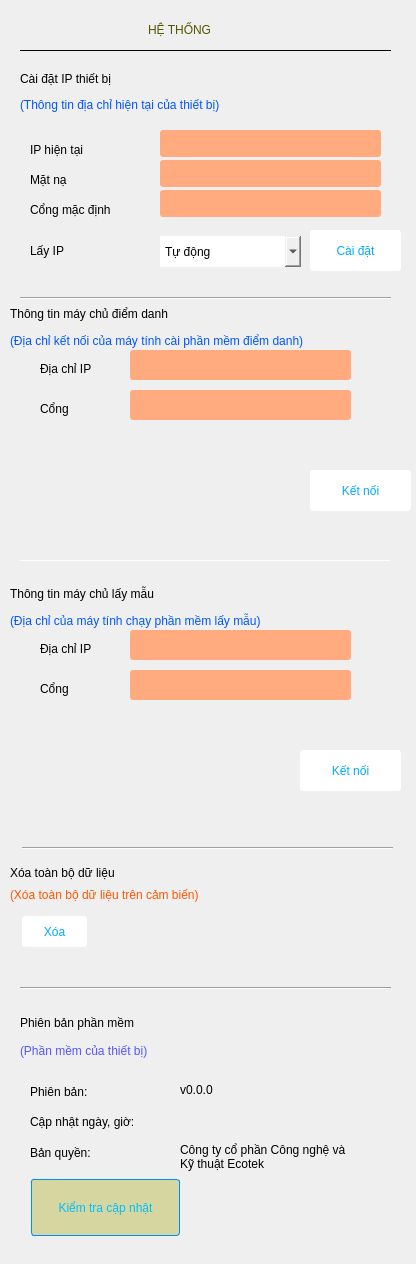
<?xml version="1.0" encoding="UTF-8"?>
<ui version="4.0">
 <class>widget_containSettingContent</class>
 <widget class="QWidget" name="widget_containSettingContent">
  <property name="geometry">
   <rect>
    <x>0</x>
    <y>0</y>
    <width>416</width>
    <height>1264</height>
   </rect>
  </property>
  <property name="windowTitle">
   <string>Form</string>
  </property>
  <widget class="QFrame" name="frame_serverInfomation">
   <property name="geometry">
    <rect>
     <x>0</x>
     <y>300</y>
     <width>421</width>
     <height>261</height>
    </rect>
   </property>
   <property name="styleSheet">
    <string notr="true">border: 0px</string>
   </property>
   <property name="frameShape">
    <enum>QFrame::StyledPanel</enum>
   </property>
   <property name="frameShadow">
    <enum>QFrame::Raised</enum>
   </property>
   <widget class="QLabel" name="label_ctThongTinCuavv">
    <property name="geometry">
     <rect>
      <x>10</x>
      <y>30</y>
      <width>391</width>
      <height>21</height>
     </rect>
    </property>
    <property name="styleSheet">
     <string notr="true">color: rgb(0, 85, 255);
font: 25 10pt &quot;Ubuntu&quot;;</string>
    </property>
    <property name="text">
     <string>(Địa chỉ kết nối của máy tính cài phần mềm điểm danh)</string>
    </property>
    <property name="wordWrap">
     <bool>true</bool>
    </property>
   </widget>
   <widget class="QLabel" name="label_diaChi">
    <property name="geometry">
     <rect>
      <x>40</x>
      <y>60</y>
      <width>81</width>
      <height>17</height>
     </rect>
    </property>
    <property name="styleSheet">
     <string notr="true">color: rgb(0, 0, 0);</string>
    </property>
    <property name="text">
     <string>Địa chỉ IP</string>
    </property>
   </widget>
   <widget class="QLineEdit" name="lineEdit_forInputIP">
    <property name="geometry">
     <rect>
      <x>130</x>
      <y>50</y>
      <width>221</width>
      <height>30</height>
     </rect>
    </property>
    <property name="styleSheet">
     <string notr="true">background-color: rgb(255, 170, 127);
color: rgb(255, 0, 0);
border-radius:3px</string>
    </property>
   </widget>
   <widget class="QLabel" name="label_cong">
    <property name="geometry">
     <rect>
      <x>40</x>
      <y>100</y>
      <width>81</width>
      <height>17</height>
     </rect>
    </property>
    <property name="styleSheet">
     <string notr="true">color: rgb(0, 0, 0);</string>
    </property>
    <property name="text">
     <string>Cổng</string>
    </property>
   </widget>
   <widget class="QLineEdit" name="lineEdit_forInputPort">
    <property name="geometry">
     <rect>
      <x>130</x>
      <y>90</y>
      <width>221</width>
      <height>30</height>
     </rect>
    </property>
    <property name="styleSheet">
     <string notr="true">background-color: rgb(255, 170, 127);
color: rgb(255, 0, 0);
border-radius:3px</string>
    </property>
   </widget>
   <widget class="QLabel" name="label_diaChi_2">
    <property name="geometry">
     <rect>
      <x>10</x>
      <y>6</y>
      <width>241</width>
      <height>16</height>
     </rect>
    </property>
    <property name="styleSheet">
     <string notr="true">font: 75 bold 12pt &quot;Ubuntu&quot;;
color: rgb(0, 0, 0);</string>
    </property>
    <property name="text">
     <string>Thông tin máy chủ điểm danh</string>
    </property>
   </widget>
   <widget class="QLabel" name="label_iconCheckServerIP">
    <property name="geometry">
     <rect>
      <x>368</x>
      <y>50</y>
      <width>23</width>
      <height>29</height>
     </rect>
    </property>
    <property name="text">
     <string/>
    </property>
    <property name="pixmap">
     <pixmap>../../../../../../../../icon/iconCheckFail.png</pixmap>
    </property>
   </widget>
   <widget class="QLabel" name="label_iconCheckServerPort">
    <property name="geometry">
     <rect>
      <x>368</x>
      <y>90</y>
      <width>25</width>
      <height>25</height>
     </rect>
    </property>
    <property name="text">
     <string/>
    </property>
    <property name="pixmap">
     <pixmap>../../../../../../../../icon/iconCheckFail.png</pixmap>
    </property>
   </widget>
   <widget class="QPushButton" name="pushButton_connectNewServer">
    <property name="geometry">
     <rect>
      <x>310</x>
      <y>170</y>
      <width>101</width>
      <height>41</height>
     </rect>
    </property>
    <property name="styleSheet">
     <string notr="true">background-color: rgb(255, 255, 255);
border-radius:3px;
color: rgb(0, 170, 255);</string>
    </property>
    <property name="text">
     <string>Kết nối</string>
    </property>
    <property name="icon">
     <iconset>
      <normaloff>../../../Downloads/iconConnect.png</normaloff>../../../Downloads/iconConnect.png</iconset>
    </property>
   </widget>
   <widget class="QLabel" name="label_showSocketConnectStatus">
    <property name="geometry">
     <rect>
      <x>70</x>
      <y>140</y>
      <width>221</width>
      <height>45</height>
     </rect>
    </property>
    <property name="styleSheet">
     <string notr="true">color: rgb(0, 0, 0);</string>
    </property>
    <property name="text">
     <string/>
    </property>
    <property name="alignment">
     <set>Qt::AlignLeading|Qt::AlignLeft|Qt::AlignVCenter</set>
    </property>
    <property name="wordWrap">
     <bool>true</bool>
    </property>
   </widget>
   <widget class="QLabel" name="label_iconSocketStatus">
    <property name="geometry">
     <rect>
      <x>10</x>
      <y>140</y>
      <width>39</width>
      <height>37</height>
     </rect>
    </property>
    <property name="text">
     <string/>
    </property>
   </widget>
   <widget class="QLabel" name="label_forShowIconFTPstatus">
    <property name="geometry">
     <rect>
      <x>10</x>
      <y>200</y>
      <width>39</width>
      <height>37</height>
     </rect>
    </property>
    <property name="styleSheet">
     <string notr="true">color: rgb(0, 0, 0);</string>
    </property>
    <property name="text">
     <string/>
    </property>
   </widget>
   <widget class="QLabel" name="label_showFTPconnectStatus">
    <property name="geometry">
     <rect>
      <x>70</x>
      <y>190</y>
      <width>221</width>
      <height>45</height>
     </rect>
    </property>
    <property name="styleSheet">
     <string notr="true">color: rgb(255, 255, 255);</string>
    </property>
    <property name="text">
     <string/>
    </property>
   </widget>
   <widget class="QLabel" name="label_showFTPconnectStatus">
    <property name="geometry">
     <rect>
      <x>60</x>
      <y>180</y>
      <width>231</width>
      <height>61</height>
     </rect>
    </property>
    <property name="styleSheet">
     <string notr="true">color: rgb(0, 0, 0);</string>
    </property>
    <property name="text">
     <string/>
    </property>
    <property name="alignment">
     <set>Qt::AlignLeading|Qt::AlignLeft|Qt::AlignVCenter</set>
    </property>
    <property name="wordWrap">
     <bool>true</bool>
    </property>
   </widget>
  </widget>
  <widget class="QFrame" name="frame_containMemoryInfomation">
   <property name="geometry">
    <rect>
     <x>0</x>
     <y>850</y>
     <width>421</width>
     <height>131</height>
    </rect>
   </property>
   <property name="styleSheet">
    <string notr="true">border: 0px</string>
   </property>
   <property name="frameShape">
    <enum>QFrame::StyledPanel</enum>
   </property>
   <property name="frameShadow">
    <enum>QFrame::Raised</enum>
   </property>
   <widget class="QLabel" name="label_thongTinBoNho">
    <property name="geometry">
     <rect>
      <x>10</x>
      <y>12</y>
      <width>391</width>
      <height>21</height>
     </rect>
    </property>
    <property name="mouseTracking">
     <bool>true</bool>
    </property>
    <property name="styleSheet">
     <string notr="true">font: 75 bold 12pt &quot;Ubuntu&quot;;
color: rgb(0, 0, 0);</string>
    </property>
    <property name="text">
     <string>Xóa toàn bộ dữ liệu</string>
    </property>
    <property name="wordWrap">
     <bool>true</bool>
    </property>
   </widget>
   <widget class="QLabel" name="label_ctBoNhoSuvv">
    <property name="geometry">
     <rect>
      <x>10</x>
      <y>34</y>
      <width>391</width>
      <height>21</height>
     </rect>
    </property>
    <property name="mouseTracking">
     <bool>true</bool>
    </property>
    <property name="styleSheet">
     <string notr="true">color: rgb(255, 85, 0);
font: 25 10pt &quot;Ubuntu&quot;;</string>
    </property>
    <property name="text">
     <string>(Xóa toàn bộ dữ liệu trên cảm biến)</string>
    </property>
    <property name="wordWrap">
     <bool>true</bool>
    </property>
   </widget>
   <widget class="QPushButton" name="pushButton_deleteAllData">
    <property name="geometry">
     <rect>
      <x>22</x>
      <y>66</y>
      <width>65</width>
      <height>31</height>
     </rect>
    </property>
    <property name="styleSheet">
     <string notr="true">background-color: rgb(255, 255, 255);
border-radius:3px;
color: rgb(0, 170, 255);</string>
    </property>
    <property name="text">
     <string>Xóa</string>
    </property>
   </widget>
  </widget>
  <widget class="QFrame" name="frame_containFirmwareInformation">
   <property name="geometry">
    <rect>
     <x>10</x>
     <y>1000</y>
     <width>421</width>
     <height>265</height>
    </rect>
   </property>
   <property name="styleSheet">
    <string notr="true">border: 0px</string>
   </property>
   <property name="frameShape">
    <enum>QFrame::StyledPanel</enum>
   </property>
   <property name="frameShadow">
    <enum>QFrame::Raised</enum>
   </property>
   <widget class="QLabel" name="label_phienBanPhanMem">
    <property name="geometry">
     <rect>
      <x>10</x>
      <y>12</y>
      <width>391</width>
      <height>21</height>
     </rect>
    </property>
    <property name="mouseTracking">
     <bool>true</bool>
    </property>
    <property name="styleSheet">
     <string notr="true">font: 75 bold 12pt &quot;Ubuntu&quot;;
color: rgb(0, 0, 0);</string>
    </property>
    <property name="text">
     <string>Phiên bản phần mềm</string>
    </property>
    <property name="wordWrap">
     <bool>true</bool>
    </property>
   </widget>
   <widget class="QLabel" name="label_ctPHanMemTrenvv">
    <property name="geometry">
     <rect>
      <x>10</x>
      <y>38</y>
      <width>391</width>
      <height>25</height>
     </rect>
    </property>
    <property name="mouseTracking">
     <bool>true</bool>
    </property>
    <property name="styleSheet">
     <string notr="true">color: rgb(85, 85, 255);</string>
    </property>
    <property name="text">
     <string>(Phần mềm của thiết bị)</string>
    </property>
    <property name="wordWrap">
     <bool>true</bool>
    </property>
   </widget>
   <widget class="QPushButton" name="pushButton_checkUpdate">
    <property name="geometry">
     <rect>
      <x>20</x>
      <y>178</y>
      <width>151</width>
      <height>59</height>
     </rect>
    </property>
    <property name="styleSheet">
     <string notr="true">margin: 1px; padding: 7px;
background-color: rgb(214, 214, 160);
color: rgba(0,190,255,255);
border-style: solid;
border-radius: 3px;
border-width: 1px;
border-color: rgba(0,140,255,255);
</string>
    </property>
    <property name="text">
     <string>Kiểm tra cập nhật</string>
    </property>
   </widget>
   <widget class="QWidget" name="layoutWidget">
    <property name="geometry">
     <rect>
      <x>20</x>
      <y>82</y>
      <width>134</width>
      <height>80</height>
     </rect>
    </property>
    <layout class="QVBoxLayout" name="verticalLayout">
     <property name="spacing">
      <number>12</number>
     </property>
     <item>
      <widget class="QLabel" name="label_phienBan">
       <property name="styleSheet">
        <string notr="true">color: rgb(0, 0, 0);</string>
       </property>
       <property name="text">
        <string>Phiên bản:</string>
       </property>
      </widget>
     </item>
     <item>
      <widget class="QLabel" name="label_ngayGioCapNhat">
       <property name="styleSheet">
        <string notr="true">color: rgb(0, 0, 0);</string>
       </property>
       <property name="text">
        <string>Cập nhật ngày, giờ:</string>
       </property>
      </widget>
     </item>
     <item>
      <widget class="QLabel" name="label_banQuyen">
       <property name="styleSheet">
        <string notr="true">color: rgb(0, 0, 0);</string>
       </property>
       <property name="text">
        <string>Bản quyền:</string>
       </property>
      </widget>
     </item>
    </layout>
   </widget>
   <widget class="QWidget" name="layoutWidget">
    <property name="geometry">
     <rect>
      <x>170</x>
      <y>80</y>
      <width>171</width>
      <height>91</height>
     </rect>
    </property>
    <layout class="QVBoxLayout" name="verticalLayout_2">
     <property name="spacing">
      <number>12</number>
     </property>
     <item>
      <widget class="QLabel" name="label_forShowFirmwareVersion">
       <property name="styleSheet">
        <string notr="true">color: rgb(0, 0, 0);</string>
       </property>
       <property name="text">
        <string>v0.0.0</string>
       </property>
      </widget>
     </item>
     <item>
      <widget class="QLabel" name="label_forShowUpdateTime">
       <property name="text">
        <string/>
       </property>
      </widget>
     </item>
     <item>
      <widget class="QLabel" name="label_forShowCopyright">
       <property name="styleSheet">
        <string notr="true">color: rgb(0, 0, 0);</string>
       </property>
       <property name="text">
        <string>Công ty cổ phần Công nghệ và Kỹ thuật Ecotek</string>
       </property>
       <property name="wordWrap">
        <bool>true</bool>
       </property>
      </widget>
     </item>
    </layout>
   </widget>
  </widget>
  <widget class="Line" name="line_3">
   <property name="geometry">
    <rect>
     <x>20</x>
     <y>50</y>
     <width>371</width>
     <height>1</height>
    </rect>
   </property>
   <property name="styleSheet">
    <string notr="true">background-color: rgb(0, 0, 0);</string>
   </property>
  </widget>
  <widget class="Line" name="line_4">
   <property name="geometry">
    <rect>
     <x>20</x>
     <y>290</y>
     <width>371</width>
     <height>16</height>
    </rect>
   </property>
   <property name="orientation">
    <enum>Qt::Horizontal</enum>
   </property>
  </widget>
  <widget class="Line" name="line_4">
   <property name="geometry">
    <rect>
     <x>20</x>
     <y>560</y>
     <width>371</width>
     <height>1</height>
    </rect>
   </property>
   <property name="orientation">
    <enum>Qt::Horizontal</enum>
   </property>
  </widget>
  <widget class="Line" name="line_7">
   <property name="geometry">
    <rect>
     <x>22</x>
     <y>840</y>
     <width>371</width>
     <height>16</height>
    </rect>
   </property>
   <property name="orientation">
    <enum>Qt::Horizontal</enum>
   </property>
  </widget>
  <widget class="QLabel" name="label">
   <property name="geometry">
    <rect>
     <x>148</x>
     <y>10</y>
     <width>189</width>
     <height>39</height>
    </rect>
   </property>
   <property name="mouseTracking">
    <bool>true</bool>
   </property>
   <property name="styleSheet">
    <string notr="true">font: 75 bold 18pt &quot;Ubuntu&quot;;
color: rgb(85, 85, 0);</string>
   </property>
   <property name="text">
    <string>HỆ THỐNG</string>
   </property>
  </widget>
  <widget class="Line" name="line_11">
   <property name="geometry">
    <rect>
     <x>20</x>
     <y>980</y>
     <width>371</width>
     <height>16</height>
    </rect>
   </property>
   <property name="orientation">
    <enum>Qt::Horizontal</enum>
   </property>
  </widget>
  <widget class="QLabel" name="label_diaChi_4">
   <property name="geometry">
    <rect>
     <x>30</x>
     <y>110</y>
     <width>81</width>
     <height>17</height>
    </rect>
   </property>
   <property name="text">
    <string/>
   </property>
  </widget>
  <widget class="QFrame" name="frame_autoShutdown_2">
   <property name="geometry">
    <rect>
     <x>0</x>
     <y>60</y>
     <width>421</width>
     <height>231</height>
    </rect>
   </property>
   <property name="styleSheet">
    <string notr="true">border: 0px</string>
   </property>
   <property name="frameShape">
    <enum>QFrame::StyledPanel</enum>
   </property>
   <property name="frameShadow">
    <enum>QFrame::Raised</enum>
   </property>
   <widget class="QLabel" name="label_gateway">
    <property name="geometry">
     <rect>
      <x>160</x>
      <y>130</y>
      <width>221</width>
      <height>27</height>
     </rect>
    </property>
    <property name="styleSheet">
     <string notr="true">background-color: rgb(255, 170, 127);
color: rgb(255, 0, 0);
border-radius:3px</string>
    </property>
    <property name="text">
     <string/>
    </property>
   </widget>
   <widget class="QLabel" name="label_diaChi_6">
    <property name="geometry">
     <rect>
      <x>30</x>
      <y>139</y>
      <width>121</width>
      <height>21</height>
     </rect>
    </property>
    <property name="styleSheet">
     <string notr="true">color: rgb(0, 0, 0);</string>
    </property>
    <property name="text">
     <string>Cổng mặc định</string>
    </property>
   </widget>
   <widget class="QLabel" name="label_diaChi_5">
    <property name="geometry">
     <rect>
      <x>30</x>
      <y>110</y>
      <width>111</width>
      <height>20</height>
     </rect>
    </property>
    <property name="styleSheet">
     <string notr="true">color: rgb(0, 0, 0);</string>
    </property>
    <property name="text">
     <string>Mặt nạ </string>
    </property>
   </widget>
   <widget class="QLabel" name="label_subnetMask">
    <property name="geometry">
     <rect>
      <x>160</x>
      <y>100</y>
      <width>221</width>
      <height>27</height>
     </rect>
    </property>
    <property name="styleSheet">
     <string notr="true">background-color: rgb(255, 170, 127);
color: rgb(255, 0, 0);
border-radius:3px</string>
    </property>
    <property name="text">
     <string/>
    </property>
   </widget>
   <widget class="QLabel" name="label_diaChi_3">
    <property name="geometry">
     <rect>
      <x>30</x>
      <y>80</y>
      <width>91</width>
      <height>20</height>
     </rect>
    </property>
    <property name="styleSheet">
     <string notr="true">color: rgb(0, 0, 0);</string>
    </property>
    <property name="text">
     <string>IP hiện tại</string>
    </property>
   </widget>
   <widget class="QLabel" name="label_currentIP">
    <property name="geometry">
     <rect>
      <x>160</x>
      <y>70</y>
      <width>221</width>
      <height>27</height>
     </rect>
    </property>
    <property name="styleSheet">
     <string notr="true">background-color: rgb(255, 170, 127);
color: rgb(255, 0, 0);
border-radius:3px</string>
    </property>
    <property name="text">
     <string/>
    </property>
   </widget>
   <widget class="QLabel" name="label_ctThongTinCuavv_2">
    <property name="geometry">
     <rect>
      <x>20</x>
      <y>34</y>
      <width>391</width>
      <height>21</height>
     </rect>
    </property>
    <property name="styleSheet">
     <string notr="true">color: rgb(0, 85, 255);
font: 25 10pt &quot;Ubuntu&quot;;</string>
    </property>
    <property name="text">
     <string>(Thông tin địa chỉ hiện tại của thiết bị)</string>
    </property>
    <property name="wordWrap">
     <bool>true</bool>
    </property>
   </widget>
   <widget class="QLabel" name="label_diaChi_7">
    <property name="geometry">
     <rect>
      <x>20</x>
      <y>10</y>
      <width>231</width>
      <height>17</height>
     </rect>
    </property>
    <property name="styleSheet">
     <string notr="true">font: 75 bold 12pt &quot;Ubuntu&quot;;</string>
    </property>
    <property name="text">
     <string>Cài đặt IP thiết bị</string>
    </property>
   </widget>
   <widget class="QComboBox" name="comboBox_choseIpMethod">
    <property name="geometry">
     <rect>
      <x>160</x>
      <y>176</y>
      <width>141</width>
      <height>31</height>
     </rect>
    </property>
    <property name="styleSheet">
     <string notr="true">color: rgb(0, 0, 0);</string>
    </property>
    <item>
     <property name="text">
      <string>Tự động</string>
     </property>
    </item>
    <item>
     <property name="text">
      <string>Thủ công</string>
     </property>
    </item>
   </widget>
   <widget class="QPushButton" name="pushButton_setManualIP">
    <property name="geometry">
     <rect>
      <x>310</x>
      <y>170</y>
      <width>91</width>
      <height>41</height>
     </rect>
    </property>
    <property name="styleSheet">
     <string notr="true">background-color: rgb(255, 255, 255);
border-radius:3px;
color: rgb(0, 170, 255);</string>
    </property>
    <property name="text">
     <string>Cài đặt</string>
    </property>
   </widget>
   <widget class="QLabel" name="label_diaChi_8">
    <property name="geometry">
     <rect>
      <x>30</x>
      <y>180</y>
      <width>121</width>
      <height>21</height>
     </rect>
    </property>
    <property name="styleSheet">
     <string notr="true">color: rgb(0, 0, 0);</string>
    </property>
    <property name="text">
     <string>Lấy IP</string>
    </property>
   </widget>
  </widget>
  <widget class="QFrame" name="frame_serverInfomation_2">
   <property name="geometry">
    <rect>
     <x>0</x>
     <y>580</y>
     <width>421</width>
     <height>261</height>
    </rect>
   </property>
   <property name="styleSheet">
    <string notr="true">border: 0px</string>
   </property>
   <property name="frameShape">
    <enum>QFrame::StyledPanel</enum>
   </property>
   <property name="frameShadow">
    <enum>QFrame::Raised</enum>
   </property>
   <widget class="QLabel" name="label_ctThongTinCuavv_3">
    <property name="geometry">
     <rect>
      <x>10</x>
      <y>30</y>
      <width>391</width>
      <height>21</height>
     </rect>
    </property>
    <property name="styleSheet">
     <string notr="true">color: rgb(0, 85, 255);
font: 25 10pt &quot;Ubuntu&quot;;</string>
    </property>
    <property name="text">
     <string>(Địa chỉ của máy tính chạy phần mềm lấy mẫu)</string>
    </property>
    <property name="wordWrap">
     <bool>true</bool>
    </property>
   </widget>
   <widget class="QLabel" name="label_diaChi_9">
    <property name="geometry">
     <rect>
      <x>40</x>
      <y>60</y>
      <width>81</width>
      <height>17</height>
     </rect>
    </property>
    <property name="styleSheet">
     <string notr="true">color: rgb(0, 0, 0);</string>
    </property>
    <property name="text">
     <string>Địa chỉ IP</string>
    </property>
   </widget>
   <widget class="QLineEdit" name="lineEdit_forInputIP_DT">
    <property name="geometry">
     <rect>
      <x>130</x>
      <y>50</y>
      <width>221</width>
      <height>30</height>
     </rect>
    </property>
    <property name="styleSheet">
     <string notr="true">background-color: rgb(255, 170, 127);
color: rgb(255, 0, 0);
border-radius:3px</string>
    </property>
   </widget>
   <widget class="QLabel" name="label_cong_2">
    <property name="geometry">
     <rect>
      <x>40</x>
      <y>100</y>
      <width>81</width>
      <height>17</height>
     </rect>
    </property>
    <property name="styleSheet">
     <string notr="true">color: rgb(0, 0, 0);</string>
    </property>
    <property name="text">
     <string>Cổng</string>
    </property>
   </widget>
   <widget class="QLineEdit" name="lineEdit_forInputPort_DT">
    <property name="geometry">
     <rect>
      <x>130</x>
      <y>90</y>
      <width>221</width>
      <height>30</height>
     </rect>
    </property>
    <property name="styleSheet">
     <string notr="true">background-color: rgb(255, 170, 127);
color: rgb(255, 0, 0);
border-radius:3px</string>
    </property>
   </widget>
   <widget class="QLabel" name="label_diaChi_10">
    <property name="geometry">
     <rect>
      <x>10</x>
      <y>6</y>
      <width>241</width>
      <height>16</height>
     </rect>
    </property>
    <property name="styleSheet">
     <string notr="true">font: 75 bold 12pt &quot;Ubuntu&quot;;
color: rgb(0, 0, 0);</string>
    </property>
    <property name="text">
     <string>Thông tin máy chủ lấy mẫu</string>
    </property>
   </widget>
   <widget class="QLabel" name="label_iconCheckServerIP_DT">
    <property name="geometry">
     <rect>
      <x>368</x>
      <y>50</y>
      <width>23</width>
      <height>29</height>
     </rect>
    </property>
    <property name="text">
     <string/>
    </property>
    <property name="pixmap">
     <pixmap>../../icon/iconCheckFail.png</pixmap>
    </property>
   </widget>
   <widget class="QLabel" name="label_iconCheckServerPort_DT">
    <property name="geometry">
     <rect>
      <x>368</x>
      <y>90</y>
      <width>25</width>
      <height>25</height>
     </rect>
    </property>
    <property name="text">
     <string/>
    </property>
    <property name="pixmap">
     <pixmap>../../icon/iconCheckFail.png</pixmap>
    </property>
   </widget>
   <widget class="QPushButton" name="pushButton_connectNewServer_DT">
    <property name="geometry">
     <rect>
      <x>300</x>
      <y>170</y>
      <width>101</width>
      <height>41</height>
     </rect>
    </property>
    <property name="styleSheet">
     <string notr="true">background-color: rgb(255, 255, 255);
border-radius:3px;
color: rgb(0, 170, 255);</string>
    </property>
    <property name="text">
     <string>Kết nối</string>
    </property>
    <property name="icon">
     <iconset>
      <normaloff>../../../Downloads/iconConnect.png</normaloff>../../../Downloads/iconConnect.png</iconset>
    </property>
   </widget>
   <widget class="QLabel" name="label_showSocketConnectStatus_DT">
    <property name="geometry">
     <rect>
      <x>70</x>
      <y>140</y>
      <width>221</width>
      <height>45</height>
     </rect>
    </property>
    <property name="styleSheet">
     <string notr="true">color: rgb(0, 0, 0);</string>
    </property>
    <property name="text">
     <string/>
    </property>
    <property name="alignment">
     <set>Qt::AlignLeading|Qt::AlignLeft|Qt::AlignVCenter</set>
    </property>
    <property name="wordWrap">
     <bool>true</bool>
    </property>
   </widget>
   <widget class="QLabel" name="label_iconSocketStatus_DT">
    <property name="geometry">
     <rect>
      <x>10</x>
      <y>150</y>
      <width>39</width>
      <height>37</height>
     </rect>
    </property>
    <property name="text">
     <string/>
    </property>
   </widget>
   <widget class="QLabel" name="label_forShowIconFTPstatus_DT">
    <property name="geometry">
     <rect>
      <x>10</x>
      <y>200</y>
      <width>39</width>
      <height>37</height>
     </rect>
    </property>
    <property name="text">
     <string/>
    </property>
   </widget>
   <widget class="QLabel" name="label_showFTPconnectStatus_DT">
    <property name="geometry">
     <rect>
      <x>70</x>
      <y>200</y>
      <width>221</width>
      <height>45</height>
     </rect>
    </property>
    <property name="styleSheet">
     <string notr="true">color: rgb(255, 255, 255);</string>
    </property>
    <property name="text">
     <string/>
    </property>
   </widget>
  </widget>
 </widget>
 <tabstops>
  <tabstop>lineEdit_forInputIP</tabstop>
  <tabstop>lineEdit_forInputPort</tabstop>
 </tabstops>
 <resources/>
 <connections/>
</ui>
